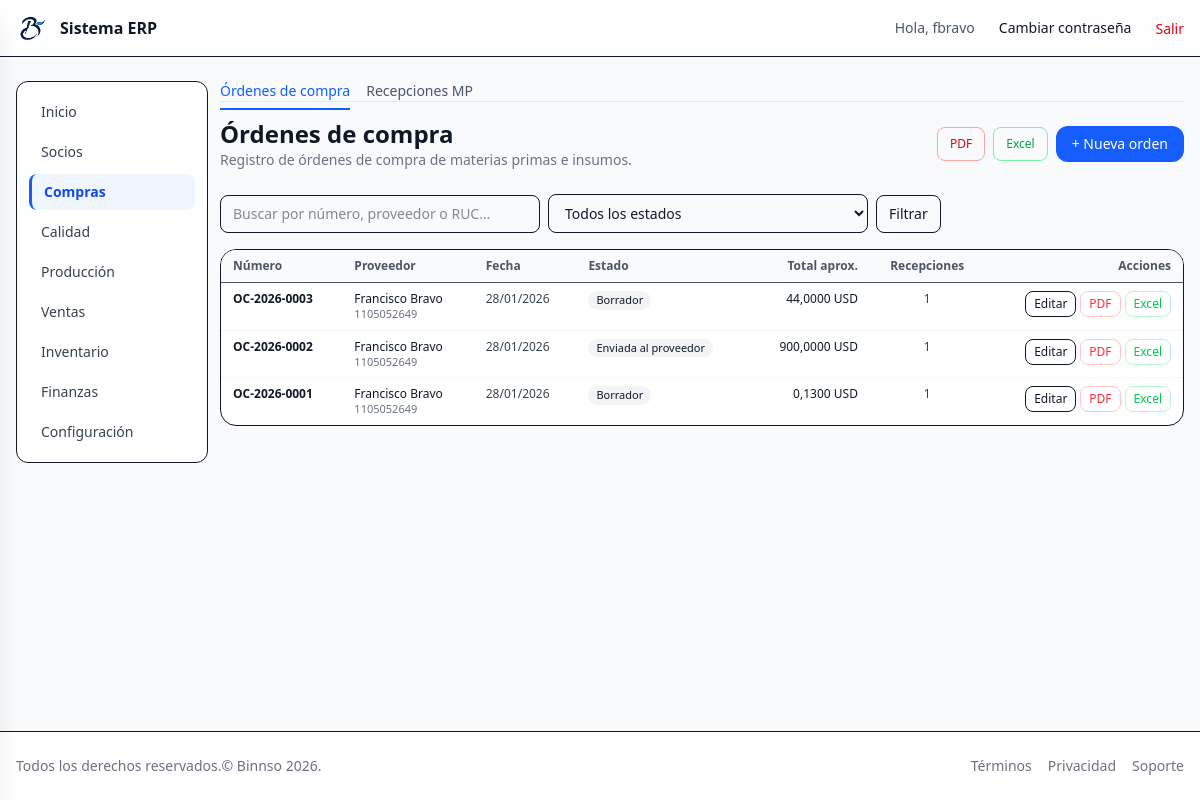
Before: /procurement/orders/ (signed in) with the older database file.
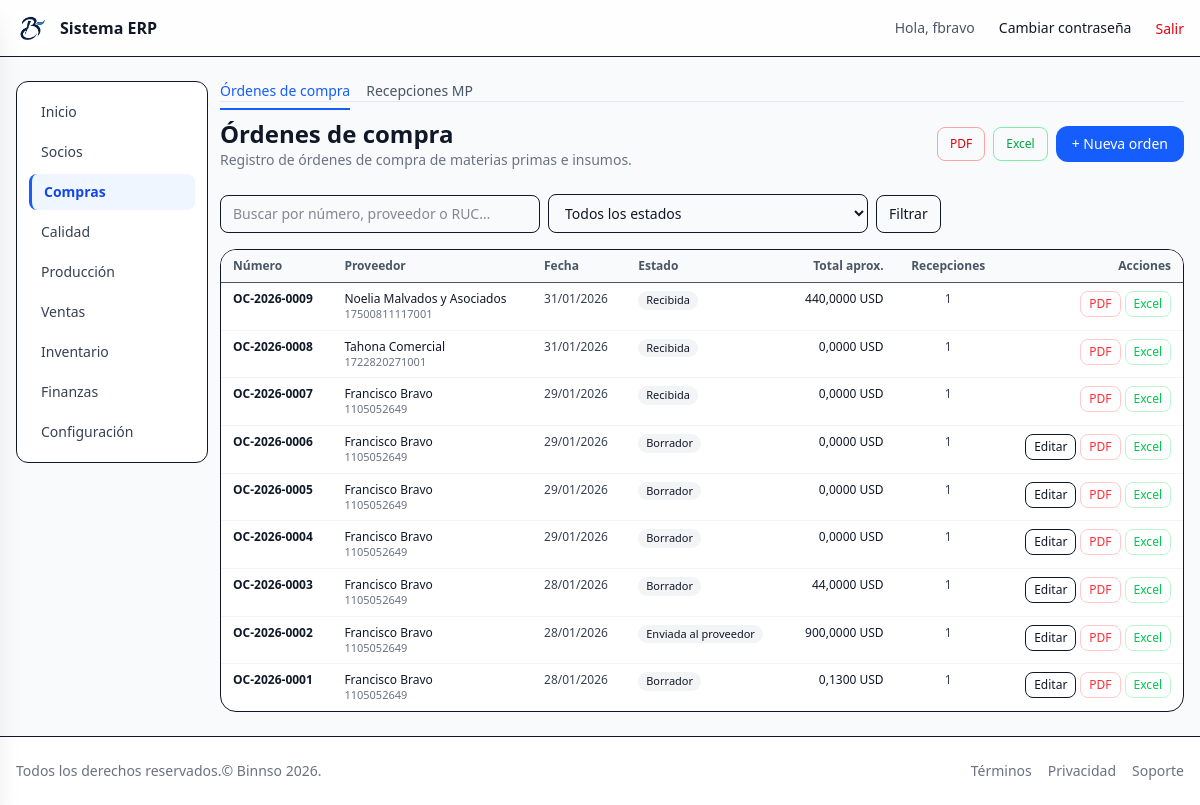
After: the same page with the newer database file.
### procurement/models.py (models this page shows, shortened)
class PurchaseOrder(AuditModel):
    number = models.CharField(
        "Número de orden",
        max_length=20,
        unique=True,
        editable=False,
    )
    supplier = models.ForeignKey(
        Partner,
        on_delete=models.PROTECT,
        related_name="purchase_orders",
        limit_choices_to={"is_supplier": True},
        verbose_name="Proveedor",
    )
    order_date = models.DateField(
        "Fecha de emisión",
        default=timezone.now,
        editable=False,
    )
    status = models.CharField(
        max_length=20,
        choices=PurchaseOrderStatus.choices,
        default=PurchaseOrderStatus.DRAFT,
        verbose_name="Estado",
    )
    currency = models.CharField(
        "Moneda",
        max_length=5,
        default="USD",
    )
    total_amount = models.DecimalField(
        "Total de la orden",
        max_digits=14,
        decimal_places=4,
        default=0,
    )
    created_by = models.ForeignKey(
        settings.AUTH_USER_MODEL,
        on_delete=models.SET_NULL,
        null=True,
        blank=True,
        related_name="created_purchase_orders",
        verbose_name="Creado por",
    )
    class Meta:
        verbose_name = "Orden de compra"
        verbose_name_plural = "Órdenes de compra"
        ordering = ["-order_date", "-id"]
    @property
    def can_be_received(self) -> bool:
        if self.status in [PurchaseOrderStatus.CANCELLED, PurchaseOrderStatus.RECEIVED]:
            return False
        has_active_reception = RawMaterialReception.objects.filter(
            purchase_order=self
        ).exclude(
            status=ReceptionStatus.CANCELLED
        ).exists()
        if has_active_reception:
            return False
        return True

### partners/models.py (models this page shows, shortened)
class Partner(AuditModel):
    code = models.CharField(
        "Código interno",
        max_length=20,
        unique=True,
        help_text="Código interno del socio (ej. PRV-001, CLI-100).",
    )
    alt_code = models.CharField(
        "Código alterno",
        max_length=20,
        blank=True,
        null=True,
        help_text="Código alterno o de sistema externo (opcional).",
    )
    identification_type = models.CharField(
        "Tipo de identificación",
        max_length=20,
        choices=IdentificationType.choices,
        default=IdentificationType.RUC,
    )
    identification = models.CharField(
        "Identificación",
        max_length=20,
        help_text="RUC / cédula / pasaporte, según corresponda.",
    )
    trade_name = models.CharField(
        "Nombre comercial",
        max_length=150,
        blank=True,
        help_text="Nombre comercial (si aplica).",
    )
    legal_name = models.CharField(
        "Nombre fiscal / razón social",
        max_length=200,
        help_text="Nombre fiscal que aparece en facturas.",
    )
    category = models.CharField(
        "Categoría",
        max_length=10,
        choices=PartnerCategory.choices,
        default=PartnerCategory.OTHER,
        blank=True,
    )
    company_type = models.CharField(
        "Tipo de empresa",
        max_length=20,
        choices=CompanyType.choices,
        default=CompanyType.COMPANY,
    )
    is_customer = models.BooleanField("Cliente", default=False)
    is_supplier = models.BooleanField("Proveedor", default=True)
    is_public_entity = models.BooleanField("Entidad pública", default=False)
    credit_limit = models.DecimalField(
        "Crédito máximo",
        max_digits=12,
        decimal_places=2,
        default=0,
    )
    credit_available = models.DecimalField(
        "Crédito disponible",
        max_digits=12,
        decimal_places=2,
        default=0,
    )
    credit_used = models.DecimalField(
        "Crédito utilizado",
        max_digits=12,
        decimal_places=2,
        default=0,
    )
    credit_terms_days = models.PositiveIntegerField(
        "Días de crédito",
        default=0,
        help_text="Plazo de pago en días (0 = contado).",
    )
    retention_profile = models.CharField(
        "Perfil de retención",
        max_length=20,
        choices=RetentionProfile.choices,
        default=RetentionProfile.NONE,
    )
    branch_name = models.CharField(
        "Sucursal",
        max_length=100,
        blank=True,
        help_text="Sucursal asociada (si aplica).",
    )
    address = models.CharField(
        "Dirección",
        max_length=255,
        blank=True,
    )
    city = models.CharField(
        "Ciudad",
        max_length=100,
        blank=True,
    )
    province = models.CharField(
        "Provincia",
        max_length=100,
        blank=True,
    )
    country = models.CharField(
        "País",
        max_length=100,
        blank=True,
        default="Ecuador",
    )
    contact_name = models.CharField(
        "Contacto principal",
        max_length=150,
        blank=True,
    )
    contact_email = models.EmailField(
        "Correo de contacto",
        blank=True,
    )
    contact_phone = models.CharField(
        "Teléfono de contacto",
        max_length=50,
        blank=True,
    )
    website = models.URLField(
        "Sitio web",
        blank=True,
    )
    is_qualified_supplier = models.BooleanField(
        "Proveedor calificado ISO 13485",
        default=False,
    )
    qualification_level = models.CharField(
        "Nivel de calificación",
        max_length=50,
        blank=True,
        help_text="Ejemplo: Crítico / No crítico, A / B / C, etc.",
    )
    qualification_date = models.DateField(
        "Fecha de última calificación",
        blank=True,
        null=True,
    )
    qualification_notes = models.TextField(
        "Notas de calificación",
        blank=True,
    )
    notes = models.TextField(
        "Notas internas",
        blank=True,
    )
    is_active = models.BooleanField(
        "Activo",
        default=True,
    )
    is_carrier = models.BooleanField(
        "Transportista", default=False,
        help_text="Marcar si es proveedor de transporte.",
    )
    vehicle_plate = models.CharField(
        "Placa del vehículo", max_length=20, blank=True,
    )
    driver_name = models.CharField(
        "Nombre del conductor", max_length=200, blank=True,
    )
    driver_identification = models.CharField(
        "Cédula del conductor", max_length=20, blank=True,
    )
    class Meta:
        verbose_name = "Socio (cliente/proveedor)"
        verbose_name_plural = "Socios (clientes y proveedores)"
        ordering = ["trade_name", "legal_name"]

### procurement/views.py (the view)
# urls.py: path("orders/", views.PurchaseOrderListView.as_view(), name="order_list"),
class PurchaseOrderListView(LoginRequiredMixin, ListView):
    model = PurchaseOrder
    template_name = "procurement/purchase_order_list.html"
    context_object_name = "orders"
    paginate_by = 20
    def get_queryset(self):
        qs = (
            PurchaseOrder.objects
            .select_related("supplier")
            .order_by("-order_date", "-id")
        )
        q = self.request.GET.get("q") or ""
        status = self.request.GET.get("status") or ""
        if q:
            qs = qs.filter(
                Q(number__icontains=q)
                | Q(supplier__trade_name__icontains=q)
                | Q(supplier__legal_name__icontains=q)
            )
        if status:
            qs = qs.filter(status=status)
        return qs
    def get_context_data(self, **kwargs):
        ctx = super().get_context_data(**kwargs)
        ctx["status_choices"] = PurchaseOrderStatus.choices
        return ctx

### core/context_processors.py (called while the page is built, shortened)
def module_access(request):
    user = getattr(request, "user", None)
    if user is None or not user.is_authenticated:
        return {"modules": {k: False for k in MODULE_APP_MAP}}
    if user.is_superuser or user.groups.filter(name="admin").exists():
        return {"modules": {k: True for k in MODULE_APP_MAP}}

### templates/procurement/purchase_order_list.html (shortened to what the changed rows need)
{% extends "layouts/app.html" %}
{% load static %}
{% block app_content %}
  <div class="mb-6 flex items-center justify-between">
    <div>
      <h1 class="text-2xl font-semibold">Órdenes de compra</h1>
    </div>
  </div>
  {% if orders %}
    <div class="hidden md:block overflow-x-auto rounded-2xl border bg-white">
      <table class="min-w-full text-sm">
        <thead>
          <tr class="border-b bg-gray-50 text-xs font-semibold text-gray-600">
            <th class="px-3 py-2 text-left">Número</th>
            <th class="px-3 py-2 text-left">Proveedor</th>
            <th class="px-3 py-2 text-left">Fecha</th>
            <th class="px-3 py-2 text-left">Estado</th>
            <th class="px-3 py-2 text-right">Total aprox.</th>
            <th class="px-3 py-2 text-center">Recepciones</th>
            <th class="px-3 py-2 text-right">Acciones</th>
          </tr>
        </thead>
        <tbody class="divide-y divide-gray-100">
          {% for oc in orders %}
            <tr class="hover:bg-gray-50">
              <td class="px-3 py-2 align-top text-xs font-semibold text-gray-900">
                {{ oc.number }}
              </td>
              <td class="px-3 py-2 align-top text-xs">
                <div class="font-medium text-gray-900">
                  {{ oc.supplier.trade_name|default:oc.supplier.legal_name }}
                </div>
                <div class="text-[11px] text-gray-500">
                  {{ oc.supplier.identification }}
                </div>
              </td>
              <td class="px-3 py-2 align-top text-xs text-gray-700">
                {{ oc.order_date|date:"d/m/Y" }}
              </td>
              <td class="px-3 py-2 align-top text-xs">
                <span class="inline-flex rounded-full bg-gray-100 px-2 py-0.5 text-[11px]">
                  {{ oc.get_status_display }}
                </span>
              </td>
              <td class="px-3 py-2 align-top text-right text-xs text-gray-900">
                {{ oc.total_amount }} {{ oc.currency }}
              </td>
              <td class="px-3 py-2 align-top text-center text-xs text-gray-700">
                {{ oc.receptions.count|default:"0" }}
              </td>
              <td class="px-3 py-2 align-top text-right text-xs">
                <div class="flex justify-end gap-1">
                  {% if oc.status != 'RECEIVED' and oc.status != 'CANCELLED' %}
                  <a href="{% url 'procurement:order_update' oc.pk %}"
                     class="inline-block rounded-lg border px-2 py-1 hover:bg-gray-50">
                    Editar
                  </a>
                  {% endif %}
                  <a href="{% url 'procurement:order_detail_pdf' oc.pk %}" target="_blank"
                     class="inline-block rounded-lg border border-red-200 px-2 py-1 text-red-500 hover:bg-red-50"
                     title="PDF">
                    PDF
                  </a>
                  <a href="{% url 'procurement:order_detail_excel' oc.pk %}"
                     class="inline-block rounded-lg border border-green-200 px-2 py-1 text-green-500 hover:bg-green-50"
                     title="Excel">
                    Excel
                  </a>
                </div>
              </td>
            </tr>
          {% endfor %}
        </tbody>
      </table>
    </div>
  {% endif %}
{% endblock %}

Changed rows visible on the page:
added PurchaseOrder: number "OC-2026-0009", supplier.trade_name "Noelia Malvados y Asociados", supplier.identification "17500811117001", order_date "31/01/2026", status "Recibida", total_amount "440,0000", currency "USD", receptions.count "1"
added PurchaseOrder: number "OC-2026-0008", supplier.trade_name "Tahona Comercial", supplier.identification "1722820271001", order_date "31/01/2026", status "Recibida", total_amount "0,0000", currency "USD", receptions.count "1"
added PurchaseOrder: number "OC-2026-0007", supplier.trade_name "Francisco Bravo", supplier.identification "1105052649", order_date "29/01/2026", status "Recibida", total_amount "0,0000", currency "USD", receptions.count "1"
added PurchaseOrder: number "OC-2026-0006", supplier.trade_name "Francisco Bravo", supplier.identification "1105052649", order_date "29/01/2026", status "Borrador", total_amount "0,0000", currency "USD", receptions.count "1", shows "Editar"
added PurchaseOrder: number "OC-2026-0005", supplier.trade_name "Francisco Bravo", supplier.identification "1105052649", order_date "29/01/2026", status "Borrador", total_amount "0,0000", currency "USD", receptions.count "1", shows "Editar"
added PurchaseOrder: number "OC-2026-0004", supplier.trade_name "Francisco Bravo", supplier.identification "1105052649", order_date "29/01/2026", status "Borrador", total_amount "0,0000", currency "USD", receptions.count "1", shows "Editar"
